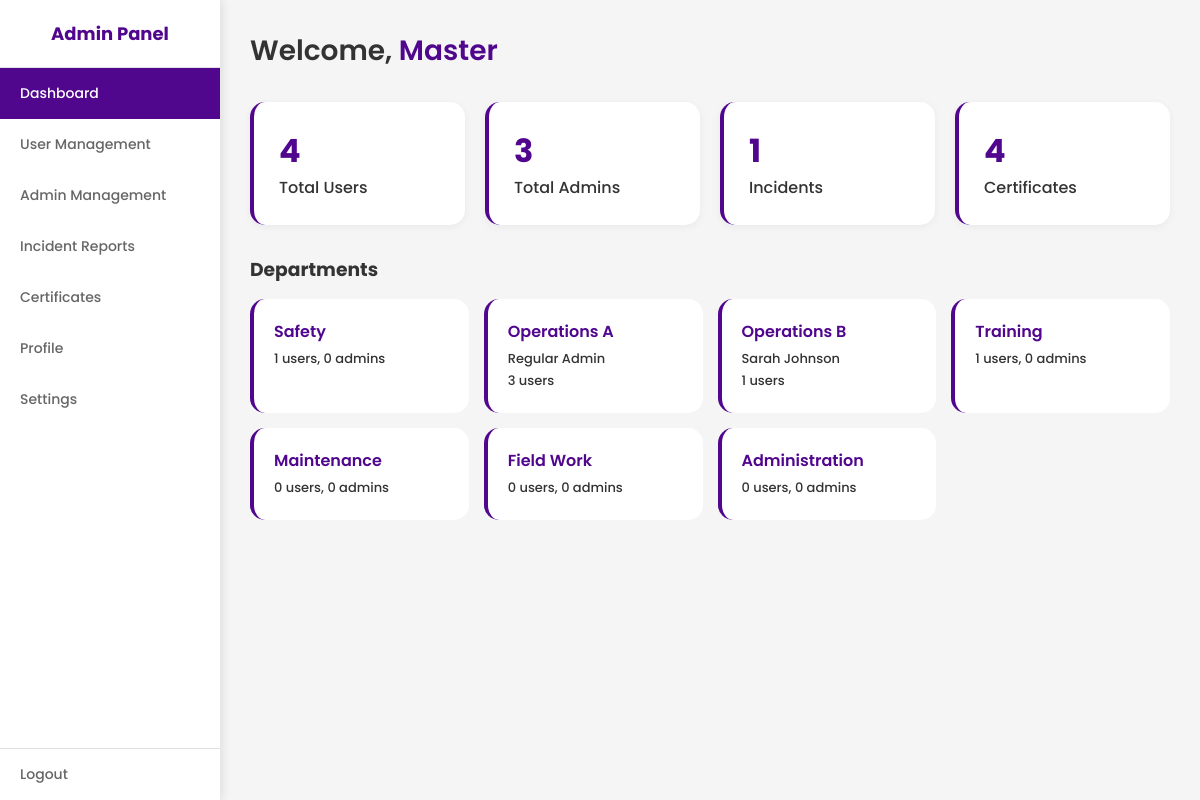
The app's page /master_page.php (signed in) with its own data.
### tables this page shows
CREATE TABLE IF NOT EXISTS users (
    id INT AUTO_INCREMENT PRIMARY KEY,
    name VARCHAR(100) NOT NULL,
    first_name VARCHAR(50) NOT NULL,
    middle_name VARCHAR(50),
    last_name VARCHAR(50) NOT NULL,
    email VARCHAR(100) NOT NULL UNIQUE,
    phone VARCHAR(20),
    password VARCHAR(255) NOT NULL,
    role ENUM('user', 'admin') DEFAULT 'user',
    admin_type ENUM('master', 'regular') DEFAULT NULL,
    company VARCHAR(100),
    department VARCHAR(50),
    sub_department VARCHAR(50) DEFAULT NULL,
    date_of_hire DATE,
    is_active TINYINT(1) DEFAULT 1,
    assigned_admin INT DEFAULT NULL,
    created_at TIMESTAMP DEFAULT CURRENT_TIMESTAMP,
    INDEX idx_assigned_admin (assigned_admin),
    INDEX idx_department (department),
    INDEX idx_sub_department (sub_department),
    FOREIGN KEY (assigned_admin) REFERENCES users(id) ON DELETE SET NULL
);

### config.php (called while the page is built, shortened)
<?php
function getDepartments() {
    return ['Safety', 'Operations', 'Training', 'Maintenance', 'Field Work', 'Administration'];
}
?>

### master_page.php (the view, shortened to what this page needs)
<?php
require_once 'config.php';
$lang = $_SESSION['language'] ?? 'en';
function t($en, $es) { global $lang; return $lang === 'es' ? $es : $en; }
$stmt = $conn->prepare("SELECT * FROM users WHERE email = ?");
$stmt->bind_param("s", $_SESSION['email']);
$stmt->execute();
$currentUser = $stmt->get_result()->fetch_assoc();
$departments = getDepartments();
$totalUsers = $conn->query("SELECT COUNT(*) as c FROM users WHERE role = 'user'")->fetch_assoc()['c'];
$totalAdmins = $conn->query("SELECT COUNT(*) as c FROM users WHERE role = 'admin'")->fetch_assoc()['c'];
$totalIncidents = $conn->query("SELECT COUNT(*) as c FROM incident_reports")->fetch_assoc()['c'];
$totalCerts = $conn->query("SELECT COUNT(*) as c FROM certificates")->fetch_assoc()['c'];
?>
<!DOCTYPE html>
<html lang="<?= $lang ?>">
<head>
    <link rel="stylesheet" href="CSS/master_style.css">
</head>
<body>
    <nav>
        <div class="logo"><h2>Admin Panel</h2></div>
        <a class="nav-item active" onclick="showSection('dashboard')"><?= t('Dashboard', 'Panel') ?></a>
        <a class="nav-item" onclick="showSection('users')"><?= t('User Management', 'Usuarios') ?></a>
        <a class="nav-item" onclick="showSection('admins')"><?= t('Admin Management', 'Administradores') ?></a>
        <a class="nav-item" onclick="showSection('incidents')"><?= t('Incident Reports', 'Incidentes') ?></a>
        <a class="nav-item" onclick="showSection('certificates')"><?= t('Certificates', 'Certificados') ?></a>
        <a class="nav-item" onclick="showSection('profile')"><?= t('Profile', 'Perfil') ?></a>
        <a class="nav-item" onclick="showSection('settings')"><?= t('Settings', 'Configuracion') ?></a>
        <a href="logout.php" class="nav-item logout"><?= t('Logout', 'Salir') ?></a>
    </nav>
    <main class="main">
        <div class="main-top"><h1><?= t('Welcome', 'Bienvenido') ?>, <span class="highlight"><?= htmlspecialchars($currentUser['first_name']) ?></span></h1></div>
        <section id="dashboard-section" class="content-section active">
            <div class="stats-grid">
                <div class="stat-card"><h3><?= $totalUsers ?></h3><p><?= t('Total Users', 'Usuarios') ?></p></div>
                <div class="stat-card"><h3><?= $totalAdmins ?></h3><p><?= t('Total Admins', 'Admins') ?></p></div>
                <div class="stat-card"><h3><?= $totalIncidents ?></h3><p><?= t('Incidents', 'Incidentes') ?></p></div>
                <div class="stat-card"><h3><?= $totalCerts ?></h3><p><?= t('Certificates', 'Certificados') ?></p></div>
            </div>
            <h3><?= t('Departments', 'Departamentos') ?></h3>
            <div class="dept-grid">
                <?php
                foreach ($departments as $dept):
                    $deptAdminsQuery = $conn->query("SELECT * FROM users WHERE department = '$dept' AND role = 'admin' AND admin_type = 'regular' ORDER BY name ASC");
                    $deptAdminCount = $deptAdminsQuery->num_rows;
                    if ($deptAdminCount > 1):
                        $letter = 'A';
                        while ($admin = $deptAdminsQuery->fetch_assoc()):
                            $assignedCount = $conn->query("SELECT COUNT(*) as c FROM users WHERE assigned_admin = {$admin['id']}")->fetch_assoc()['c'];
                ?>
                <div class="dept-card" onclick="location.href='?view_admin=<?= $admin['id'] ?>'"><strong><?= $dept ?> <?= $letter ?></strong><p><?= $admin['name'] ?></p><p><?= $assignedCount ?> <?= t('users', 'usuarios') ?></p></div>
                <?php $letter++; endwhile; else:
                    $deptUsers = $conn->query("SELECT COUNT(*) as c FROM users WHERE department = '$dept' AND role = 'user'")->fetch_assoc()['c'];
                ?>
                <div class="dept-card"><strong><?= $dept ?></strong><p><?= $deptUsers ?> <?= t('users', 'usuarios') ?>, <?= $deptAdminCount ?> admins</p></div>
                <?php endif; endforeach; ?>
            </div>
        </section>
    </main>
</body>
</html>

### master_style.css (style rules this page uses)
* { margin: 0; padding: 0; box-sizing: border-box; font-family: 'Poppins', sans-serif; }
:root { --primary: #51068E; --bg: #f5f5f5; --card-bg: white; --text: #333; --text-secondary: #666; --border: #e0e0e0; }
body { background: var(--bg); color: var(--text); display: flex; min-height: 100vh; transition: all 0.3s; }
nav { position: fixed; left: 0; top: 0; width: 220px; height: 100vh; background: var(--card-bg); box-shadow: 2px 0 10px rgba(0,0,0,0.1); overflow-y: auto; z-index: 100; display: flex; flex-direction: column; }
.logo { padding: 20px; text-align: center; border-bottom: 1px solid var(--border); color: var(--primary); }
.logo h2 { font-size: 18px; font-weight: 700; }
.nav-item { display: block; padding: 15px 20px; color: var(--text-secondary); text-decoration: none; cursor: pointer; transition: 0.3s; font-size: 14px; font-weight: 500; }
.nav-item.active { background: var(--primary); color: white; }
.logout { margin-top: auto; border-top: 1px solid var(--border); }
.main { margin-left: 220px; width: calc(100% - 220px); padding: 30px; }
.main-top { margin-bottom: 30px; }
.main-top h1 { font-size: 28px; font-weight: 600; }
.highlight { color: var(--primary); }
.stats-grid { display: grid; grid-template-columns: repeat(auto-fit, minmax(180px, 1fr)); gap: 20px; margin-bottom: 30px; }
.stat-card { background: var(--card-bg); padding: 25px; border-radius: 15px; box-shadow: 0 2px 8px rgba(0,0,0,0.05); border-left: 4px solid var(--primary); }
.stat-card h3 { font-size: 32px; color: var(--primary); font-weight: 700; }
.stat-card p { font-weight: 500; }
.dept-grid { display: grid; grid-template-columns: repeat(auto-fill, minmax(180px, 1fr)); gap: 15px; margin-top: 15px; }
.dept-card { background: var(--card-bg); padding: 20px; border-radius: 15px; cursor: pointer; border-left: 4px solid var(--primary); transition: 0.2s; }
.dept-card strong { color: var(--primary); font-weight: 600; display: block; margin-bottom: 5px; }
.dept-card p { font-weight: 500; font-size: 13px; margin: 2px 0; }
.content-section { display: none; }
.content-section.active { display: block; }

### records on screen
users: first_name "Master"
users: dept "Operations", name "Regular Admin", assignedCount "3"
users: dept "Operations", name "Sarah Johnson", assignedCount "1"

### other values on screen
t('Dashboard', 'Panel') "Dashboard"
t('User Management', 'Usuarios') "User Management"
t('Admin Management', 'Administradores') "Admin Management"
t('Incident Reports', 'Incidentes') "Incident Reports"
t('Certificates', 'Certificados') "Certificates"
t('Profile', 'Perfil') "Profile"
t('Settings', 'Configuracion') "Settings"
t('Logout', 'Salir') "Logout"
t('Welcome', 'Bienvenido') "Welcome"
$totalUsers "4"
t('Total Users', 'Usuarios') "Total Users"
$totalAdmins "3"
t('Total Admins', 'Admins') "Total Admins"
$totalIncidents "1"
t('Incidents', 'Incidentes') "Incidents"
